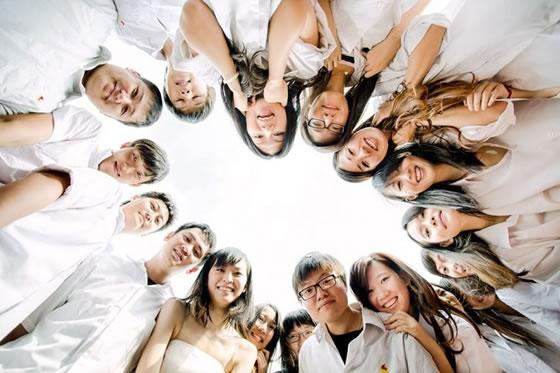
#> input picture datas/imgs/Faces.jpg, 560 x 373 px
$ python Test20.py   (Python 2 division)
#> lines starting #> are read from the running program, lines starting #| are printed output that depends on the picture
# -*- coding: utf-8 -*-

'''
Created on 2016年5月11日 上午9:55:42

@author: Thunderbolt.Lei （花名：穆雷）
@description: <br>
'''

import cv2
import numpy as np
from matplotlib import pyplot as plt

img = cv2.imread( "../../../datas/imgs/Faces.jpg" )
#> img is the input picture: shape (373, 560, 3); mean B, G, R 174.4, 182.5, 196.2

# global thresholding
ret1, th1 = cv2.threshold( img, 127, 255, cv2.THRESH_BINARY )
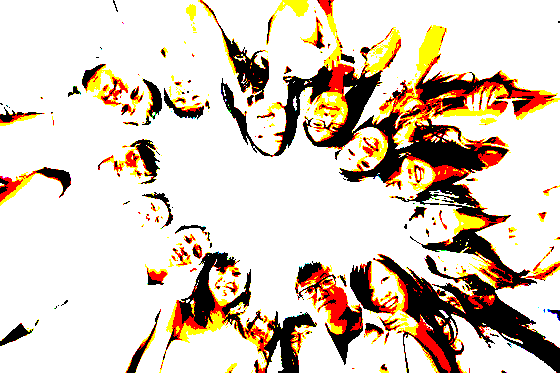
#> th1: shape (373, 560, 3); mean B, G, R 190, 204.8, 219
print "ret1: ", ret1
print "th1: ", th1
#> (printed output is left out)

# Otsu's thresholding
ret2, th2 = cv2.threshold( img, 0, 255, cv2.THRESH_BINARY , cv2.THRESH_OTSU )
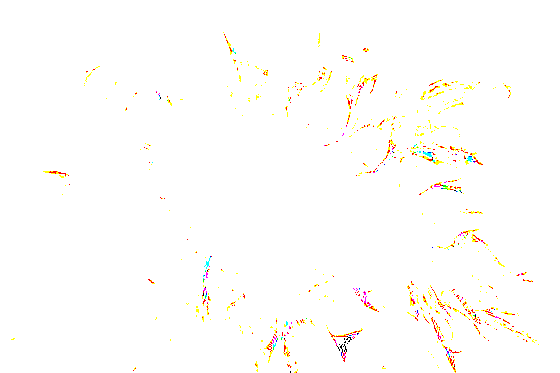
#> th2: shape (373, 560, 3); mean B, G, R 251.3, 253.5, 254.6
#> ret2 = 0
print "ret2: ", ret2
#| ret2:  0.0
print "th2: " , th2
#> (printed output is left out)

# Otsu's thresholding after Gaussian filtering
# （5,5）为高斯核的大小，0 为标准差
# 高斯滤波
blur = cv2.GaussianBlur( img, ( 5, 5 ), 0 )
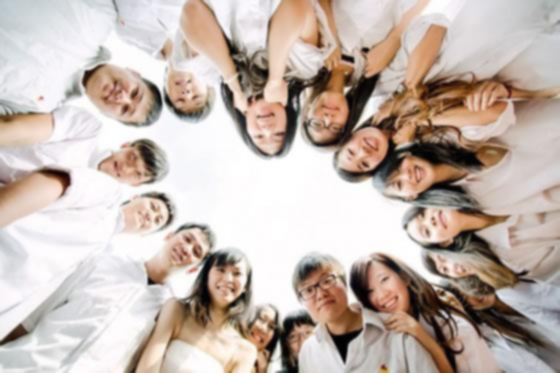
#> blur: shape (373, 560, 3); mean B, G, R 174.4, 182.5, 196.2
# 阈值一定要设为0！
ret3, th3 = cv2.threshold( blur, 0, 255, cv2.THRESH_BINARY , cv2.THRESH_OTSU )
#> ret3 = 0

# plot all the images and their histograms
images = [img, 0, th1,
       img, 0, th2,
       blur, 0, th3]
titles = ['Original Noisy Image', 'Histogram', 'Global Thresholding (v=127)',
'Original Noisy Image', 'Histogram', "Otsu's Thresholding",
'Gaussian filtered Image', 'Histogram', "Otsu's Thresholding"]

# 这里使用了pyplot 中画直方图的方法，plt.hist, 要注意的是它的参数是一维数组
# 所以这里使用了（numpy）ravel 方法，将多维数组转换成一维，也可以使用flatten 方法
# ndarray.flat 1-D iterator over an array.
# ndarray.flatten 1-D array copy of the elements of an array in row-major order.
for i in xrange( 3 ):
    plt.subplot( 3, 3, i * 3 + 1 ), plt.imshow( images[i * 3], 'gray' )
    plt.title( titles[i * 3] ), plt.xticks( [] ), plt.yticks( [] )
    plt.subplot( 3, 3, i * 3 + 2 ), plt.hist( images[i * 3].ravel(), 256 )
    plt.title( titles[i * 3 + 1] ), plt.xticks( [] ), plt.yticks( [] )
    plt.subplot( 3, 3, i * 3 + 3 ), plt.imshow( images[i * 3 + 2], 'gray' )
    plt.title( titles[i * 3 + 2] ), plt.xticks( [] ), plt.yticks( [] )
plt.show()
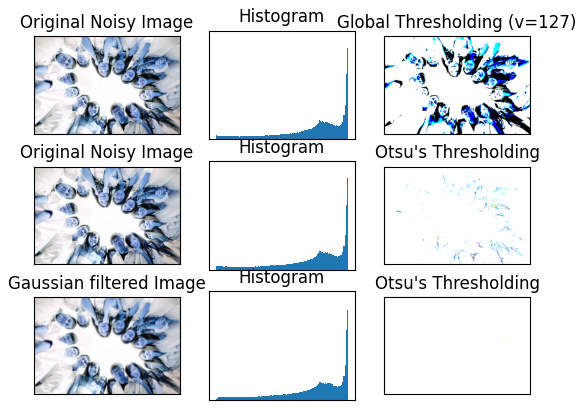
#> figure drawn by matplotlib, 9 panels; B, G, R data is drawn as R, G, B

# [7 lines of commented-out code are left out]
